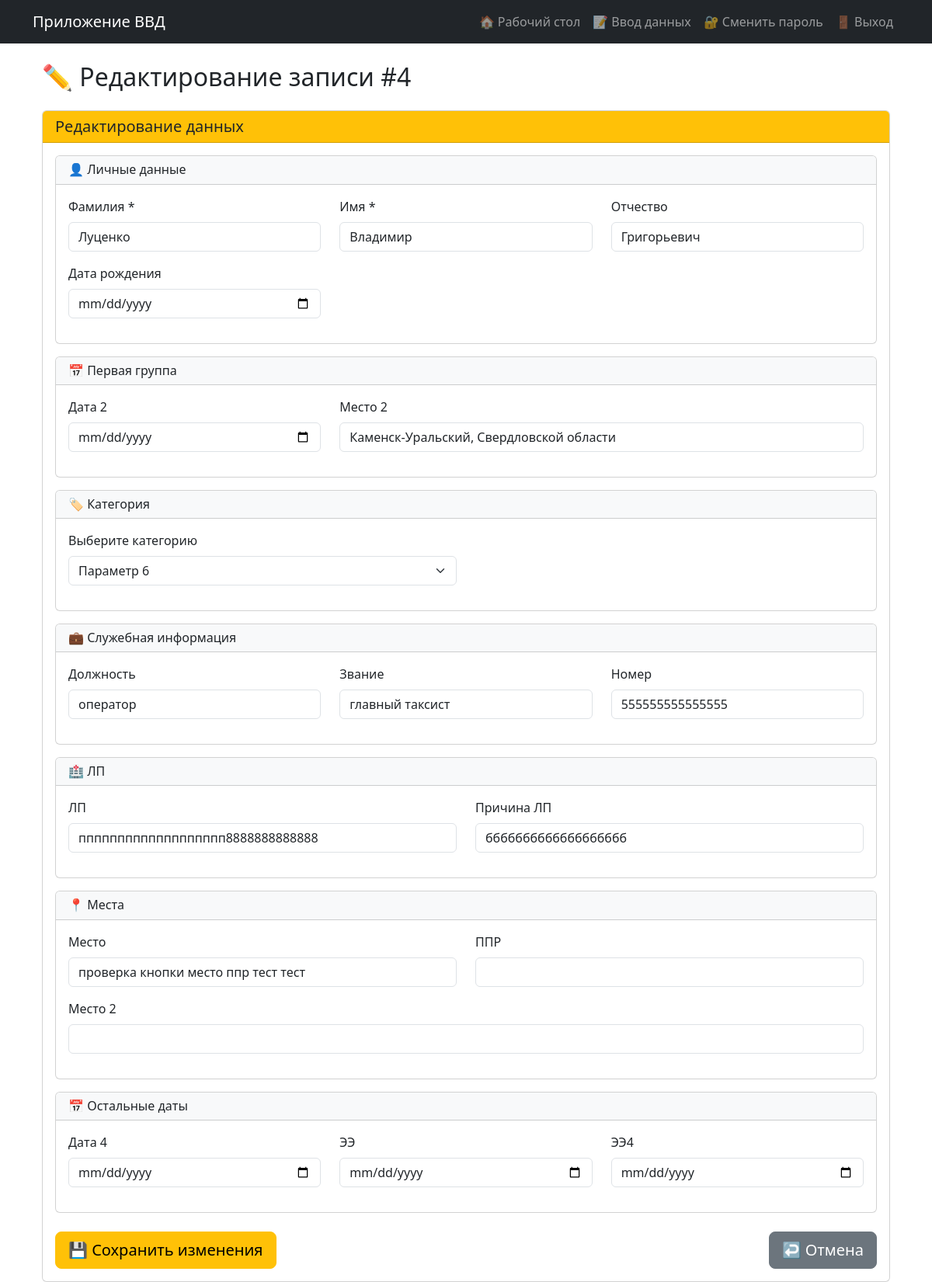
Page /record/edit/4 (signed in) on the earlier database version.
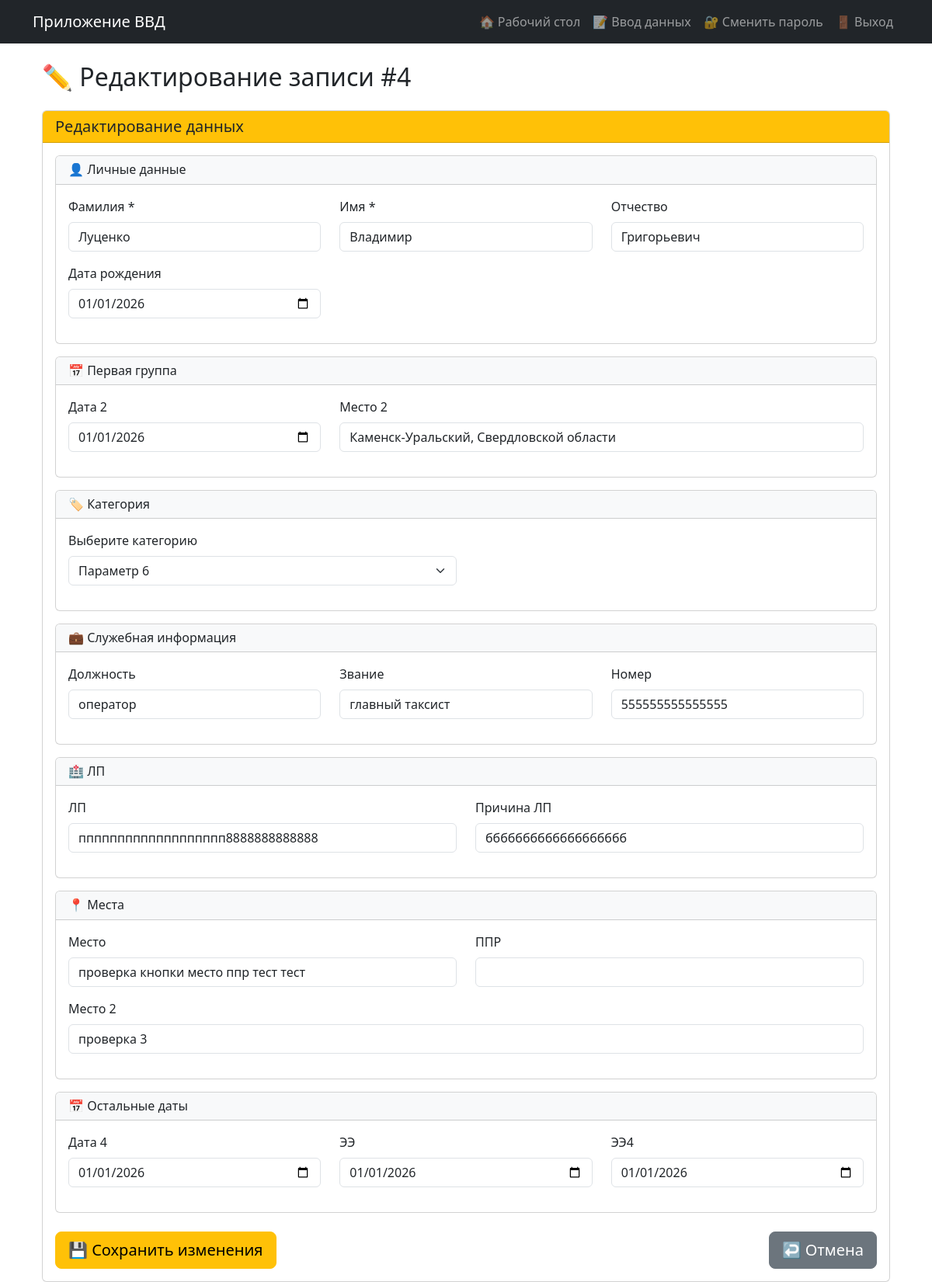
Same page on the later database version.
### models.py (models this page shows)
class PersonData(db.Model):  # Класс переименован!
    __tablename__ = 'person_data'  # Новое имя таблицы!
    __table_args__ = {'extend_existing': True}  # Добавлено!
    id = db.Column(db.Integer, primary_key=True)
    last_name = db.Column(db.String(100))
    first_name = db.Column(db.String(100))
    middle_name = db.Column(db.String(100))
    birth_date = db.Column(db.Date)
    date2 = db.Column(db.Date)
    place2 = db.Column(db.String(255))
    category = db.Column(db.String(200))
    category_custom = db.Column(db.String(200))
    position = db.Column(db.String(200))
    rank = db.Column(db.String(100))
    number = db.Column(db.String(100))
    lp = db.Column(db.String(255))
    lp_reason = db.Column(db.String(1000))
    place = db.Column(db.String(200))
    ppr = db.Column(db.String(200))
    place2_field = db.Column(db.String(200))
    date4 = db.Column(db.Date)
    ee = db.Column(db.Date)
    ee4 = db.Column(db.Date)
    created_at = db.Column(db.DateTime, default=datetime.now)
    updated_at = db.Column(db.DateTime, default=datetime.now, onupdate=datetime.now)
    user_id = db.Column(db.Integer, db.ForeignKey('users.id'), nullable=False)
    edit_history = db.relationship('EditHistory', backref='record', lazy='dynamic', cascade='all, delete-orphan')

### app.py (the view, shortened to what this page needs)
@app.route('/record/edit/<int:record_id>', methods=['GET', 'POST'])
@login_required
def edit_record(record_id):
    record = PersonData.query.get_or_404(record_id)
    return render_template('edit_record.html', record=record)

### app.py (called while the page is built)
@login_manager.user_loader
def load_user(user_id):
    return db.session.get(User, int(user_id)) #User.query.get(int(user_id))

### models.py (called while the page is built)
    def is_admin(self):
        return self.role == 'admin'

### templates/edit_record.html (shortened to what the changed rows need)
{% extends "base.html" %}
{% block content %}
<div class="container-fluid">
    <h2 class="mb-4">✏️ Редактирование записи #{{ record.id }}</h2>
    <div class="card">
        <div class="card-header bg-warning">
        </div>
        <div class="card-body">
            <form method="post" id="editForm">
                <div class="card mb-3">
                    <div class="card-body">
                        <div class="row">
                            <div class="col-md-4 mb-3">
                                <label for="last_name" class="form-label">Фамилия *</label>
                                <input type="text" class="form-control" id="last_name" name="last_name" value="{{ record.last_name or '' }}" required>
                            </div>
                            <div class="col-md-4 mb-3">
                                <label for="first_name" class="form-label">Имя *</label>
                                <input type="text" class="form-control" id="first_name" name="first_name" value="{{ record.first_name or '' }}" required>
                            </div>
                            <div class="col-md-4 mb-3">
                                <label for="middle_name" class="form-label">Отчество</label>
                                <input type="text" class="form-control" id="middle_name" name="middle_name" value="{{ record.middle_name or '' }}">
                            </div>
                        </div>
                        <div class="row">
                            <div class="col-md-4 mb-3">
                                <label for="birth_date" class="form-label">Дата рождения</label>
                                <input type="date" class="form-control" id="birth_date" name="birth_date" value="{{ record.birth_date.strftime('%Y-%m-%d') if record.birth_date else '' }}">
                            </div>
                        </div>
                    </div>
                </div>
                <div class="card mb-3">
                    <div class="card-body">
                        <div class="row">
                            <div class="col-md-4 mb-3">
                                <label for="date2" class="form-label">Дата 2</label>
                                <input type="date" class="form-control" id="date2" name="date2" value="{{ record.date2.strftime('%Y-%m-%d') if record.date2 else '' }}">
                            </div>
                            <div class="col-md-8 mb-3">
                                <label for="place2" class="form-label">Место 2</label>
                                <input type="text" class="form-control" id="place2" name="place2" value="{{ record.place2 or '' }}">
                            </div>
                        </div>
                    </div>
                </div>
                <div class="card mb-3">
                    <div class="card-body">
                        <div class="row">
                            <div class="col-md-6 mb-3">
                                <label for="category" class="form-label">Выберите категорию</label>
                                <select class="form-select" id="category" name="category">
                                    {% for i in range(1, 7) %}
                                    <option value="{{ i }}" {% if record.category == 'Параметр ' + i|string %}selected{% endif %}>Параметр {{ i }}</option>
                                    {% endfor %}
                                </select>
                            </div>
                        </div>
                    </div>
                </div>
                <div class="card mb-3">
                    <div class="card-body">
                        <div class="row">
                            <div class="col-md-4 mb-3">
                                <label for="position" class="form-label">Должность</label>
                                <input type="text" class="form-control" id="position" name="position" value="{{ record.position or '' }}">
                            </div>
                            <div class="col-md-4 mb-3">
                                <label for="rank" class="form-label">Звание</label>
                                <input type="text" class="form-control" id="rank" name="rank" value="{{ record.rank or '' }}">
                            </div>
                            <div class="col-md-4 mb-3">
                                <label for="number" class="form-label">Номер</label>
                                <input type="text" class="form-control" id="number" name="number" value="{{ record.number or '' }}">
                            </div>
                        </div>
                    </div>
                </div>
                <div class="card mb-3">
                    <div class="card-body">
                        <div class="row">
                            <div class="col-md-6 mb-3">
                                <label for="lp" class="form-label">ЛП</label>
                                <input type="text" class="form-control" id="lp" name="lp" value="{{ record.lp or '' }}">
                            </div>
                            <div class="col-md-6 mb-3">
                                <label for="lp_reason" class="form-label">Причина ЛП</label>
                                <input type="text" class="form-control" id="lp_reason" name="lp_reason" value="{{ record.lp_reason or '' }}">
                            </div>
                        </div>
                    </div>
                </div>
                <div class="card mb-3">
                    <div class="card-body">
                        <div class="row">
                            <div class="col-md-6 mb-3">
                                <label for="place" class="form-label">Место</label>
                                <input type="text" class="form-control" id="place" name="place" value="{{ record.place or '' }}">
                            </div>
                        </div>
                        <div class="row">
                            <div class="col-md-12 mb-3">
                                <label for="place2_field" class="form-label">Место 2</label>
                                <input type="text" class="form-control" id="place2_field" name="place2_field" value="{{ record.place2_field or '' }}">
                            </div>
                        </div>
                    </div>
                </div>
                <div class="card mb-3">
                    <div class="card-body">
                        <div class="row">
                            <div class="col-md-4 mb-3">
                                <label for="date4" class="form-label">Дата 4</label>
                                <input type="date" class="form-control" id="date4" name="date4" value="{{ record.date4.strftime('%Y-%m-%d') if record.date4 else '' }}">
                            </div>
                            <div class="col-md-4 mb-3">
                                <label for="ee" class="form-label">ЭЭ</label>
                                <input type="date" class="form-control" id="ee" name="ee" value="{{ record.ee.strftime('%Y-%m-%d') if record.ee else '' }}">
                            </div>
                            <div class="col-md-4 mb-3">
                                <label for="ee4" class="form-label">ЭЭ4</label>
                                <input type="date" class="form-control" id="ee4" name="ee4" value="{{ record.ee4.strftime('%Y-%m-%d') if record.ee4 else '' }}">
                            </div>
                        </div>
                    </div>
                </div>
            </form>
        </div>
    </div>
</div>
{% endblock %}

Differences in the rows shown:
changed PersonData "Луценко": birth_date (not shown) → "01/01/2026"; date2 (not shown) → "01/01/2026"; place2_field (not shown) → "проверка 3"; date4 (not shown) → "01/01/2026"; ee (not shown) → "01/01/2026"; ee4 (not shown) → "01/01/2026"
